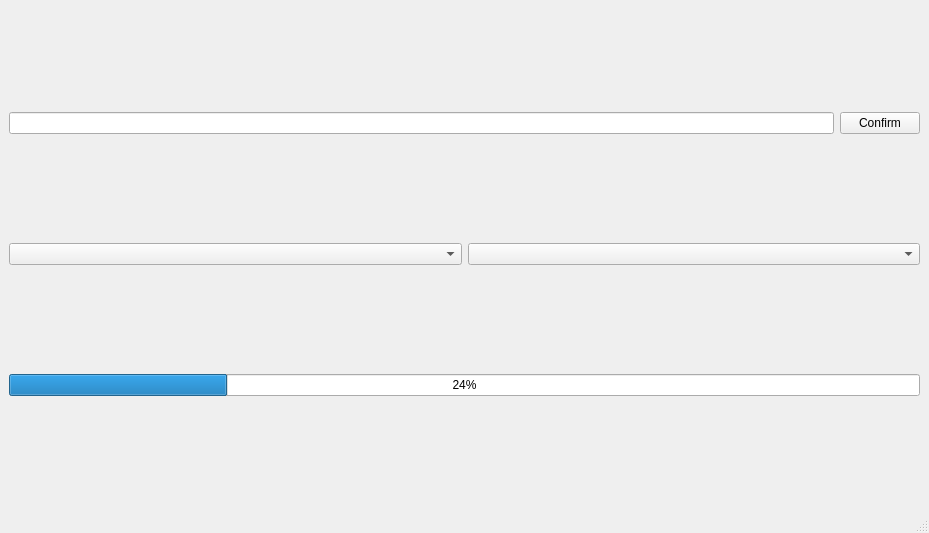
<?xml version="1.0" encoding="UTF-8"?>
<ui version="4.0">
 <class>MainWindow</class>
 <widget class="QMainWindow" name="MainWindow">
  <property name="geometry">
   <rect>
    <x>0</x>
    <y>0</y>
    <width>929</width>
    <height>533</height>
   </rect>
  </property>
  <property name="windowTitle">
   <string>GCode Optimizer</string>
  </property>
  <widget class="QWidget" name="centralwidget">
   <layout class="QHBoxLayout" name="horizontalLayout_3">
    <item>
     <layout class="QVBoxLayout" name="verticalLayout">
      <item>
       <layout class="QHBoxLayout" name="horizontalLayout">
        <item>
         <widget class="QLineEdit" name="lineEditFilePath"/>
        </item>
        <item>
         <widget class="QPushButton" name="pushButtonConfirm">
          <property name="text">
           <string>Confirm</string>
          </property>
          <property name="default">
           <bool>false</bool>
          </property>
         </widget>
        </item>
       </layout>
      </item>
      <item>
       <layout class="QHBoxLayout" name="horizontalLayout_2">
        <item>
         <widget class="QComboBox" name="comboBoxLanguage">
          <property name="editable">
           <bool>false</bool>
          </property>
          <property name="currentText">
           <string/>
          </property>
          <property name="placeholderText">
           <string>Language...</string>
          </property>
         </widget>
        </item>
        <item>
         <widget class="QComboBox" name="comboBoxLoggingLevel">
          <property name="placeholderText">
           <string>Logging level...</string>
          </property>
         </widget>
        </item>
       </layout>
      </item>
      <item>
       <widget class="QProgressBar" name="progressBar">
        <property name="value">
         <number>24</number>
        </property>
       </widget>
      </item>
     </layout>
    </item>
   </layout>
  </widget>
  <widget class="QStatusBar" name="statusbar"/>
 </widget>
 <resources/>
 <connections/>
</ui>
